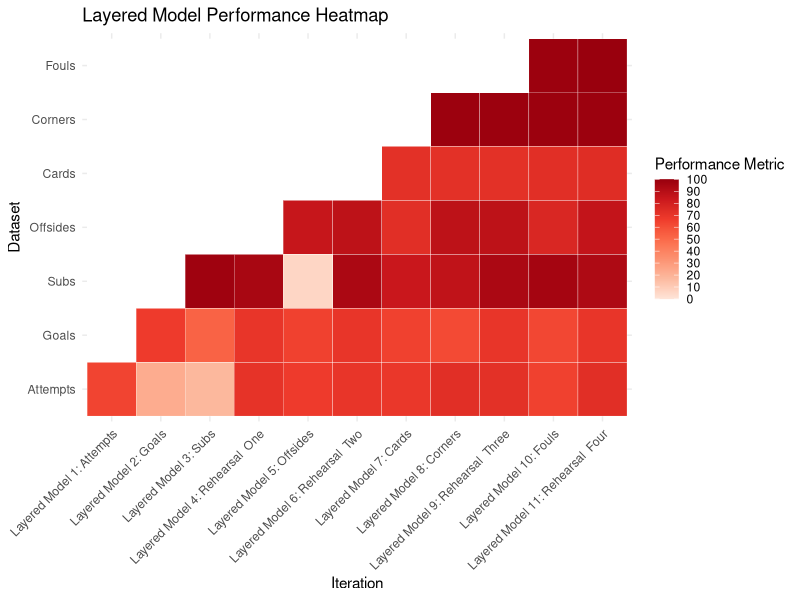

Reproduce this figure in R.
library(ggplot2)
library(tidyr)

# Define the data in a data frame
data <- data.frame(
  Iteration = factor(rep(c("Layered Model 1: Attempts", "Layered Model 2: Goals", "Layered Model 3: Subs", 
                    "Layered Model 4: Rehearsal  One", "Layered Model 5: Offsides", "Layered Model 6: Rehearsal  Two", "Layered Model 7: Cards", "Layered Model 8: Corners", "Layered Model 9: Rehearsal  Three", "Layered Model 10: Fouls", "Layered Model 11: Rehearsal  Four"), each = 7),
              levels = c("Layered Model 1: Attempts", "Layered Model 2: Goals", "Layered Model 3: Subs", 
                               "Layered Model 4: Rehearsal  One", "Layered Model 5: Offsides", "Layered Model 6: Rehearsal  Two", "Layered Model 7: Cards", "Layered Model 8: Corners", "Layered Model 9: Rehearsal  Three", "Layered Model 10: Fouls", "Layered Model 11: Rehearsal  Four")),

  Dataset = factor(rep(c("Attempts", "Goals", "Subs", "Offsides", "Cards", "Corners", "Fouls"), times = 11),
                    levels = c("Attempts", "Goals", "Subs", "Offsides", "Cards", "Corners", "Fouls")),

  PerformanceMetric = c(64, NA, NA, NA, NA, NA, NA, # Attempts
                        23, 67, NA, NA, NA, NA, NA, # Goals
                        18, 53, 98, NA, NA, NA, NA, # Subs
                        71, 70, 95, NA, NA, NA, NA, # Rehearsal 1
                        67, 65,  6, 85, NA, NA, NA, # Offsides
                        70, 70, 94, 88, NA, NA, NA, # Rehearsal 2
                        69, 65, 84, 73, 72, NA, NA, # Cards
                        73, 62, 87, 88, 72, 99, NA, # Corners
                        72, 70, 94, 88, 72, 99, NA, # Rehearsal 3
                        65, 63, 96, 77, 73, 99, 99, # Fouls
                        73, 70, 93, 86, 74, 99, 100 # Rehearsal 4
  ) 
)

# Transform data to long format
long_data <- gather(data, key = "Metric", value = "Score", -Iteration, -Dataset)

# Create the heatmap using the 'Reds' color palette
heatmap <- ggplot(long_data, aes(x = Iteration, y = Dataset, fill = Score)) +
  geom_tile(color = "white") +
  scale_fill_distiller(palette = "Reds", limits = c(0, 100), na.value = "#FFFFFF",
                       direction = 1, labels = seq(0, 100, by = 10), breaks = seq(0, 100, by = 10)) +
  theme_minimal() + 
  theme(axis.text.x = element_text(angle = 45, hjust = 1, vjust = 1)) +
  labs(title = "Layered Model Performance Heatmap",
       x = "Iteration",
       y = "Dataset",
       fill = "Performance Metric")


# Save the heatmap
ggsave("layered_model_performance_heatmap.png", plot = heatmap, width = 12, height = 6, dpi = 300)
